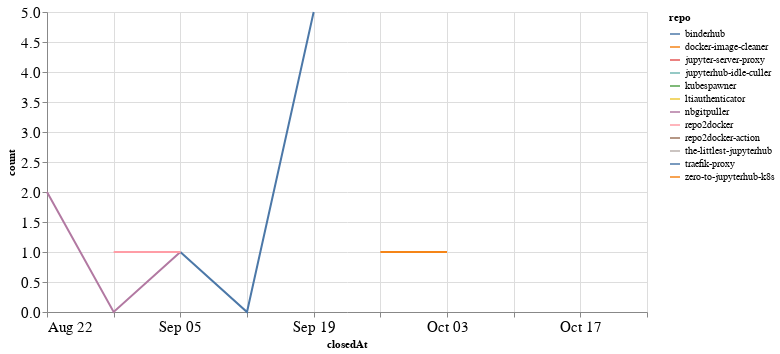

Notebook source saved alongside this figure:
### Code cell
closed_by_time = closed_by.groupby('repo').resample('W', on='closedAt').count()['author'].reset_index()
closed_by_time = closed_by_time.rename(columns={'author': 'count'})

alt.Chart(closed_by_time, width=600).mark_line().encode(
    x='closedAt',
    y='count',
    color='repo',
    tooltip="repo"
)

### Figure 1 — Vega-Lite specification as saved in the notebook (floating-point values rounded to 4 significant figures)
{"config": {"axisLeft": {"labelFontSize": 15}, "axisBottom": {"labelFontSize": 15}}, "data": {"name": "data-2f8fa2296c64730c9dbc955f80fbd927"}, "mark": "line", "encoding": {"color": {"type": "nominal", "field": "repo"}, "tooltip": {"type": "nominal", "field": "repo"}, "x": {"type": "temporal", "field": "closedAt"}, "y": {"type": "quantitative", "field": "count"}}, "width": 600, "$schema": "https://vega.github.io/schema/vega-lite/v4.8.1.json", "datasets": {"data-2f8fa2296c64730c9dbc955f80fbd927": [{"repo": "binderhub", "closedAt": "2021-09-05T00:00:00", "count": 1}, {"repo": "binderhub", "closedAt": "2021-09-12T00:00:00", "count": 0}, {"repo": "binderhub", "closedAt": "2021-09-19T00:00:00", "count": 5}, {"repo": "docker-image-cleaner", "closedAt": "2021-09-19T00:00:00", "count": 2}, {"repo": "jupyter-server-proxy", "closedAt": "2021-08-29T00:00:00", "count": 2}, {"repo": "jupyterhub-idle-culler", "closedAt": "2021-09-26T00:00:00", "count": 1}, {"repo": "kubespawner", "closedAt": "2021-10-10T00:00:00", "count": 1}, {"repo": "ltiauthenticator", "closedAt": "2021-09-05T00:00:00", "count": 1}, {"repo": "nbgitpuller", "closedAt": "2021-08-22T00:00:00", "count": 2}, {"repo": "nbgitpuller", "closedAt": "2021-08-29T00:00:00", "count": 0}, {"repo": "nbgitpuller", "closedAt": "2021-09-05T00:00:00", "count": 1}, {"repo": "repo2docker", "closedAt": "2021-08-29T00:00:00", "count": 1}, {"repo": "repo2docker", "closedAt": "2021-09-05T00:00:00", "count": 1}, {"repo": "repo2docker-action", "closedAt": "2021-09-19T00:00:00", "count": 1}, {"repo": "the-littlest-jupyterhub", "closedAt": "2021-10-24T00:00:00", "count": 4}, {"repo": "traefik-proxy", "closedAt": "2021-10-24T00:00:00", "count": 3}, {"repo": "zero-to-jupyterhub-k8s", "closedAt": "2021-09-26T00:00:00", "count": 1}, {"repo": "zero-to-jupyterhub-k8s", "closedAt": "2021-10-03T00:00:00", "count": 1}]}}
